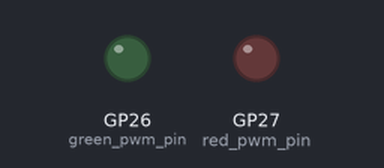
A program run on a simulated Raspberry Pi Pico running MicroPython. Parts: output pins drawn as LEDs (lit = HIGH).

Above: at 0.05 s.
Timing chart, 0 to 3.0 s (numbered marks = the images above):
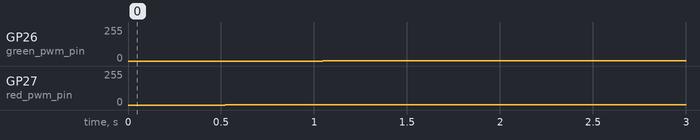

The program:

main.py
```python
from machine import Pin, PWM
import time

LED_Pin_Red = 27
LED_Pin_Green = 26
red_pwm_pin = PWM(Pin(LED_Pin_Red, mode=Pin.OUT))
green_pwm_pin = PWM(Pin(LED_Pin_Green, mode=Pin.OUT))

# Settings
red_pwm_pin.freq(1_000)
green_pwm_pin.freq(1_000)

while True:
    for duty in range(0,65_536, 5):
        red_pwm_pin.duty_u16(duty)
    for duty in range(65_536,0, -5):
        red_pwm_pin.duty_u16(duty)
    for duty in range(0,65_536, 5):
        green_pwm_pin.duty_u16(duty)
    for duty in range(65_536,0, -5):
        green_pwm_pin.duty_u16(duty)
```

Measured:
- by itself, GP26 (green_pwm_pin): 0/255 → 1/255 at 1.0 s
- by itself, GP27 (red_pwm_pin): 0/255 → 1/255 at 0.52 s
